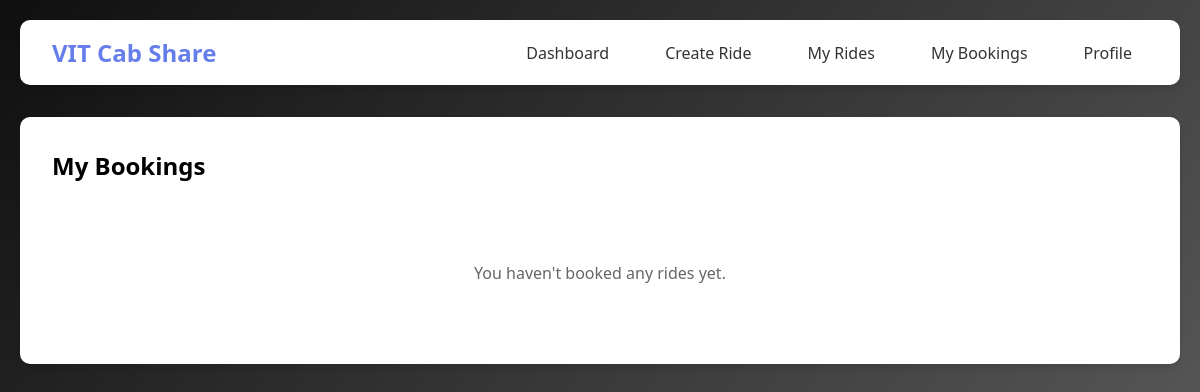
Page /my_bookings (signed in) on the earlier database version.
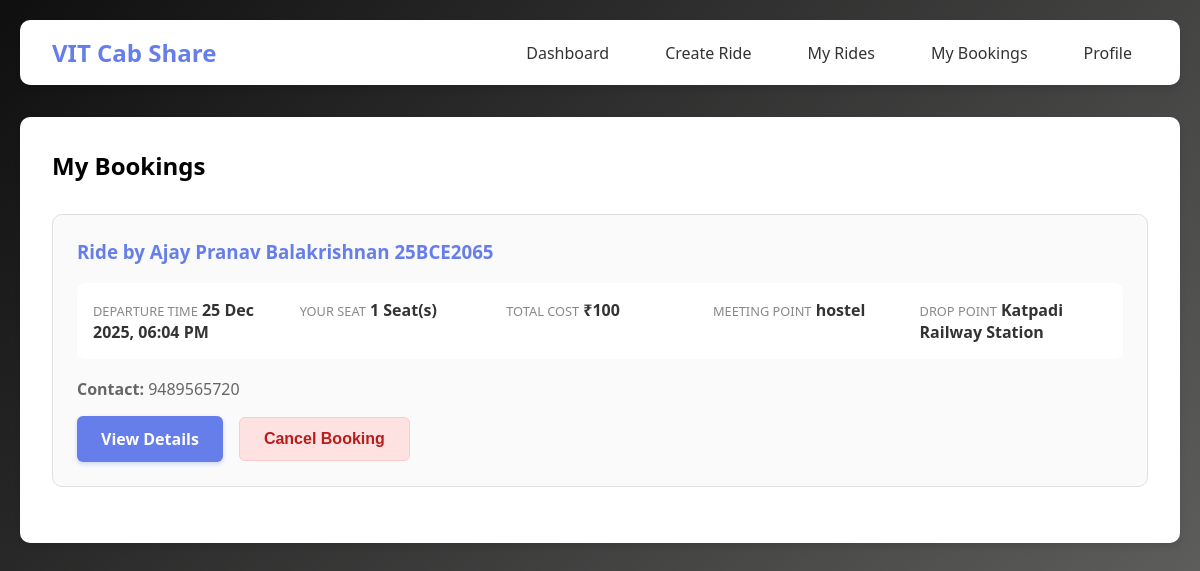
Same page on the later database version.
### app.py (models this page shows)
class Booking(db.Model):
    id = db.Column(db.Integer, primary_key=True)
    ride_id = db.Column(db.Integer, db.ForeignKey('ride.id'), nullable=False)
    user_id = db.Column(db.Integer, db.ForeignKey('user.id'), nullable=False)
    seats_booked = db.Column(db.Integer, nullable=False)
    booked_at = db.Column(db.DateTime, default=datetime.utcnow)

class User(db.Model):
    id = db.Column(db.Integer, primary_key=True)
    name = db.Column(db.String(100), nullable=False)
    email = db.Column(db.String(120), unique=True, nullable=False)
    phone = db.Column(db.String(15), nullable=True)
    google_id = db.Column(db.String(100), unique=True, nullable=False)
    rides = db.relationship('Ride', backref='creator', lazy=True)
    bookings = db.relationship('Booking', backref='user', lazy=True)

class Ride(db.Model):
    id = db.Column(db.Integer, primary_key=True)
    user_id = db.Column(db.Integer, db.ForeignKey('user.id'), nullable=False)
    departure_time = db.Column(db.DateTime, nullable=False)
    total_seats = db.Column(db.Integer, nullable=False)
    available_seats = db.Column(db.Integer, nullable=False)
    cost_per_person = db.Column(db.Integer, nullable=False)
    meeting_point = db.Column(db.String(200), nullable=False)
    drop_point = db.Column(db.String(200), nullable=False, default='Katpadi Railway Station')
    notes = db.Column(db.Text)
    created_at = db.Column(db.DateTime, default=datetime.utcnow)
    bookings = db.relationship('Booking', backref='ride', lazy=True)

### app.py (the view)
@app.route('/my_bookings')
def my_bookings():
    if 'user_id' not in session:
        return redirect(url_for('login'))
    bookings = Booking.query.filter_by(user_id=session['user_id']).order_by(Booking.booked_at.desc()).all()
    return render_template('my_bookings.html', bookings=bookings)

### templates/my_bookings.html (shortened to what this page needs)
{% extends "base.html" %}
{% block content %}
<h2 style="margin-bottom: 2rem;">My Bookings</h2>
{% if bookings %}
    {% for booking in bookings %}
    <div class="ride-card">
        <h3 style="color: #667eea; margin-bottom: 1rem;">Ride by {{ booking.ride.creator.name }}</h3>
        <div class="ride-info">
            <div class="info-item">
                <span class="info-label">Departure Time</span>
                <span class="info-value">{{ booking.ride.departure_time.strftime('%d %b %Y, %I:%M %p') }}</span>
            </div>
            <div class="info-item">
                <span class="info-label">Your Seat</span>
                <span class="info-value">{{ booking.seats_booked }} Seat(s)</span>
            </div>
            <div class="info-item">
                <span class="info-label">Total Cost</span>
                <span class="info-value">₹{{ booking.ride.cost_per_person * booking.seats_booked }}</span>
            </div>
            <div class="info-item">
                <span class="info-label">Meeting Point</span>
                <span class="info-value">{{ booking.ride.meeting_point }}</span>
            </div>
            <div class="info-item">
                <span class="info-label">Drop Point</span>
                <span class="info-value">{{ booking.ride.drop_point }}</span>
            </div>
        </div>
        <p style="color: #666; margin: 1rem 0;"><strong>Contact:</strong> {{ booking.ride.creator.phone }}</p>
        <div style="display: flex; gap: 1rem; align-items: center;">
            <a href="{{ url_for('ride_details', ride_id=booking.ride.id) }}" class="btn">View Details</a>
            <form method="POST" action="{{ url_for('cancel_booking', ride_id=booking.ride.id) }}"
                  style="margin: 0;"
                  onsubmit="return confirm('Are you sure you want to cancel this booking?');">
                <button type="submit" class="btn" style="background: #fee2e2; color: #b91c1c; border: 1px solid #fecaca; box-shadow: none;">
                    Cancel Booking
                </button>
            </form>
        </div>
    </div>
    {% endfor %}
{% else %}
    <p style="text-align: center; padding: 3rem; color: #666;">You haven't booked any rides yet.</p>
{% endif %}
{% endblock %}

Differences in the rows shown:
now on this page (row edited): Booking: ride.creator.name "Ajay Pranav Balakrishnan 25BCE2065", ride.departure_time "25 Dec 2025, 06:04 PM", seats_booked "1", booking.ride.cost_per_person*booking.seats_booked "100", ride.meeting_point "hostel", ride.drop_point "Katpadi Railway Station", ride.creator.phone "9489565720"
Other differences:
text no longer shown: "You haven't booked any rides yet."
